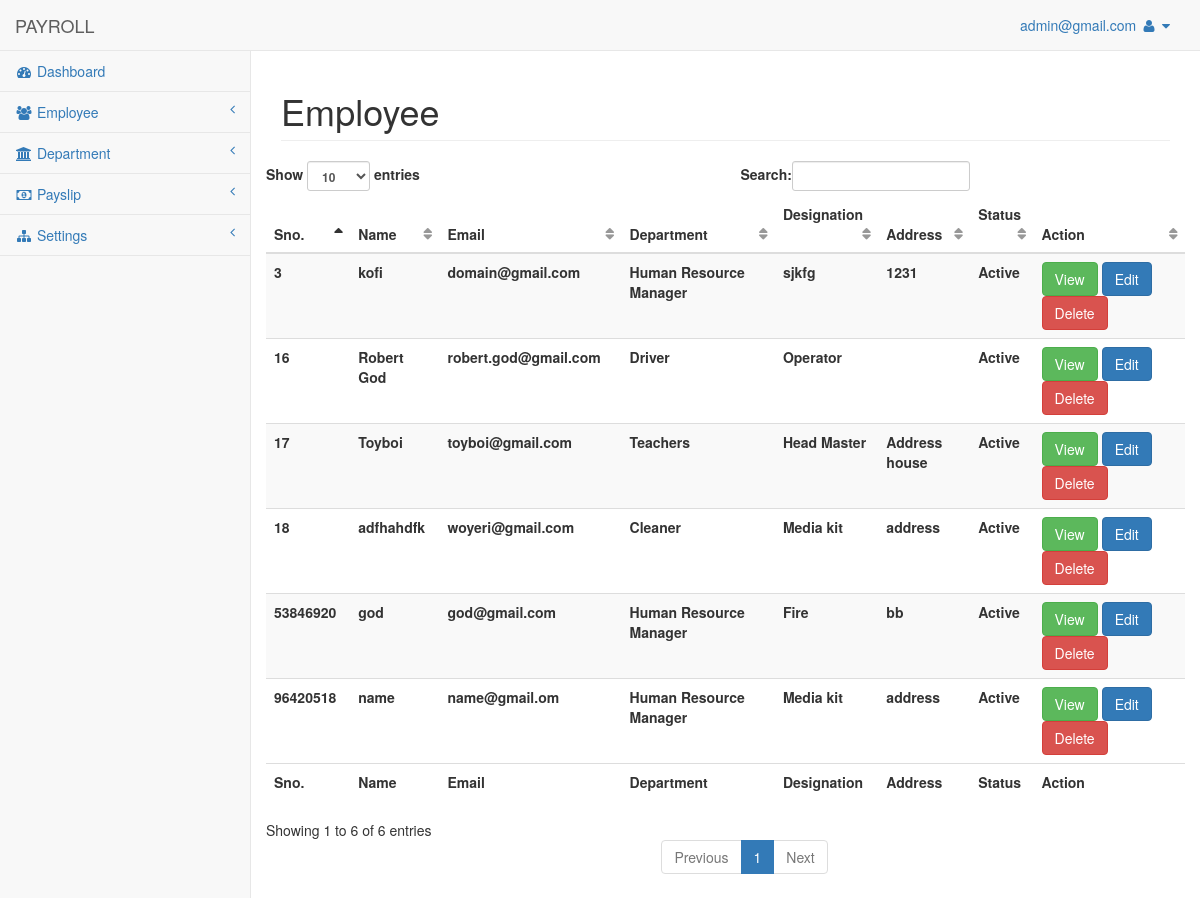
The page /admin/pages/employee_cat.php (signed in) on the database its author committed.
### tables this page shows
CREATE TABLE `employee` (
  `employee_id` int(123) NOT NULL,
  `emp_name` varchar(255) NOT NULL,
  `birth_date` date NOT NULL,
  `gender` varchar(212) NOT NULL,
  `contact_1` int(111) NOT NULL,
  `contact_2` int(225) NOT NULL,
  `address` varchar(255) NOT NULL,
  `department` varchar(255) NOT NULL,
  `designation` varchar(255) NOT NULL,
  `date_joined` date NOT NULL,
  `status` varchar(255) NOT NULL,
  `email` varchar(255) NOT NULL,
  `password` varchar(255) NOT NULL,
  `basic_salary` int(255) NOT NULL,
  `allowance` int(255) NOT NULL,
  `mnthly_deduct` int(255) NOT NULL,
  `tot_salary` int(255) NOT NULL,
  `acc_holder_name` varchar(255) NOT NULL,
  `acc_number` int(255) NOT NULL,
  `bank_name` varchar(255) NOT NULL,
  `bank_branch` varchar(255) NOT NULL
);

### admin/includes/manage_employee.php (the view, shortened to what this page needs)
<table class="table table-striped table-inverse table-responsive" id="table">
    <thead class="thead-inverse">
        <tr>
            <th>Sno.</th>
            <th>Name</th>
            <th>Email</th>
            <th>Department</th>
            <th>Designation</th>
            <th>Address</th>
            <th>Status</th>
            <th>Action</th>
        </tr>
        </thead>
        <tfoot class="thead">
        <tr>
            <th>Sno.</th>
            <th>Name</th>
            <th>Email</th>
            <th>Department</th>
            <th>Designation</th>
            <th>Address</th>
            <th>Status</th>
            <th>Action</th>
        </tr>
        </tfoot>
        <tbody>
            <tr>
<?php
    global $connection;
    $query = "SELECT * FROM employee ORDER BY employee_id DESC";
    $result = mysqli_query($connection,$query);
    while($row = mysqli_fetch_assoc($result)){
        $id = $row['employee_id'];
        $ename = $row['emp_name'];
        $email = $row['email'];
        $department = $row['department'];
        $designation = $row['designation'];
        $address = $row['address'];
        $status = $row['status'];
       ?><th><?php echo $id ;?></th>
        <th><?php echo $ename;?></th>
        <th><?php echo $email ;?></th>
        <th><?php echo $department ;?></th>
        <th><?php echo $designation ;?></th>
        <th><?php echo $address ;?></th>
        <th><?php echo $status ;?></th>
        <th><?php echo "<a href='employee_cat.php?source=view_employee&employee_id={$id}'><button type='button' class='btn btn-success'>View</button></a>";?>
        <?php echo "<a href='employee_cat.php?source=edit_employee&employee_id={$id}'><button type='button' class='btn btn-primary'>Edit</button></a>";?>
        <?php echo "<a onClick=\"javascript: return confirm('Do you wish to delete it.') \" href='employee_cat.php?delete={$id}'><button type='button' class='btn btn-danger'>Delete</button></a>";?>
        </th>
        </tr><?php
    }
?>
        </tbody>
</table>

### admin/includes/admin_header.php (shortened to what this page needs)
<!DOCTYPE html>
<html lang="en">
<head>
    <link href="../vendor/bootstrap/css/bootstrap.min.css" rel="stylesheet">
    <link href="../vendor/metisMenu/metisMenu.min.css" rel="stylesheet">
    <link href="../dist/css/sb-admin-2.css" rel="stylesheet">
    <link href="../vendor/morrisjs/morris.css" rel="stylesheet">
    <link href="../vendor/font-awesome/css/font-awesome.min.css" rel="stylesheet" type="text/css">
</head>
<body>
    <div id="wrapper">

### admin/includes/admin_navigation.php (shortened to what this page needs)
<nav class="navbar navbar-default navbar-static-top" role="navigation" style="margin-bottom: 0">
    <div class="navbar-header">
        <a class="navbar-brand" href="index.php">PAYROLL</a>
    </div>
    <ul class="nav navbar-top-links navbar-right">
        <li class="dropdown">
            <a class="dropdown-toggle" data-toggle="dropdown" href="#">
               <?php echo $_SESSION['username']; ?>
                <i class="fa fa-user fa-fw"></i> <i class="fa fa-caret-down"></i>
            </a>
        </li>
    </ul>

### admin/includes/admin_sidebar.php (shortened to what this page needs)
<div class="navbar-default sidebar" role="navigation">
                <div class="sidebar-nav navbar-collapse">
                    <ul class="nav" id="side-menu">
                        <li>
                            <a href="index.php"><i class="fa fa-dashboard fa-fw"></i> Dashboard</a>
                        </li>
                         <li>
                            <a href="#"><i class="fa fa-users fa-fw"></i> Employee<span class="fa arrow"></span></a>
                        </li>
                         <li>
                            <a href="#"><i class="fa fa-university fa-fw"></i> Department<span class="fa arrow"></span></a>
                        </li>
                         <li>
                            <a href="#"><i class="fa fa-money fa-fw"></i> Payslip<span class="fa arrow"></span></a>
                        </li>
                        <li>
                            <a href="#"><i class="fa fa-sitemap fa-fw"></i> Settings<span class="fa arrow"></span></a>
                        </li>
                    </ul>
                </div>
            </div>
        </nav>

### admin/pages/employee_cat.php (shortened to what this page needs)
       <?php include("../includes/admin_header.php");?>
    <?php include("../includes/admin_navigation.php");?>
    <?php include("../includes/admin_sidebar.php");?>
    <div id="page-wrapper">
            <div class="row">
                <div class="col-lg-12">
                    <h1 class="page-header">Employee</h1>
                </div>
            </div>
            <div class="row">
 <?php
            if(isset($_GET['source'])){
$source = $_GET['source'];
}else{
$source = '';
}
switch($source) {
default:
include("../includes/manage_employee.php");
break;
}
?>
            </div>
    <?php include("../includes/admin_footer.php");?>

### admin/includes/admin_footer.php (shortened to what this page needs)
</body>
</html>

### rows shown on the page
employee: employee_id "96420518", emp_name "name", email "name@gmail.om", department "Human Resource Manager", designation "Media kit", address "address", status "Active"
employee: employee_id "53846920", emp_name "god", email "god@gmail.com", department "Human Resource Manager", designation "Fire", address "bb", status "Active"
employee: employee_id "18", emp_name "adfhahdfk", email "woyeri@gmail.com", department "Cleaner", designation "Media kit", address "address", status "Active"
employee: employee_id "17", emp_name "Toyboi", email "toyboi@gmail.com", department "Teachers", designation "Head Master", address "Address house", status "Active"
employee: employee_id "16", emp_name "Robert God", email "robert.god@gmail.com", department "Driver", designation "Operator", status "Active"
employee: employee_id "3", emp_name "kofi", email "domain@gmail.com", department "Human Resource Manager", designation "sjkfg", address "1231", status "Active"

### other values the page prints
$_SESSION['username'] "admin@gmail.com"
